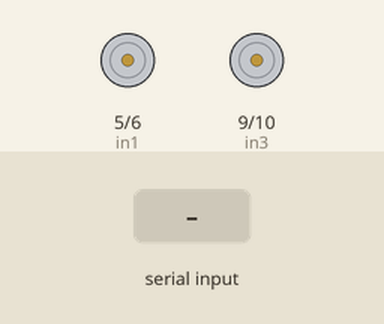
Recording of a sketch running on a simulated Arduino Uno, built with avr-gcc and run on an emulated ATmega328P. Parts: motor-driver pin pairs drawn as motors (green arrow = first pin HIGH = forward, orange = second pin HIGH = backward, longer = more drive). Inputs (shaded band) come from the test bench.

Above: at 1.2 s.
1.3 s: "F" received over Serial
At 1.7 s:
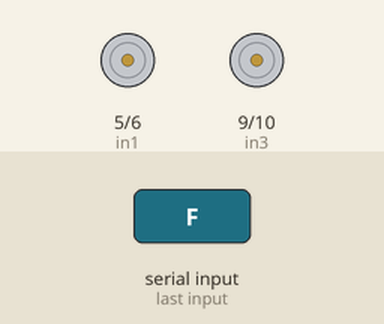
2.8 s: "B" received over Serial
At 4.0 s:
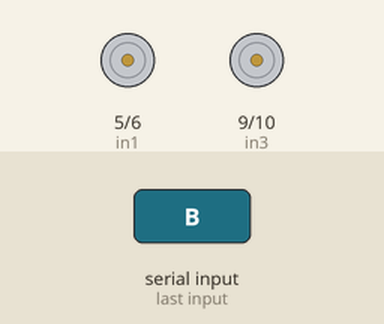
4.3 s: "L" received over Serial
At 5.2 s:
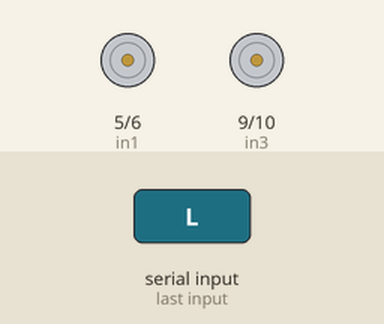
5.8 s: "R" received over Serial
At 6.4 s:
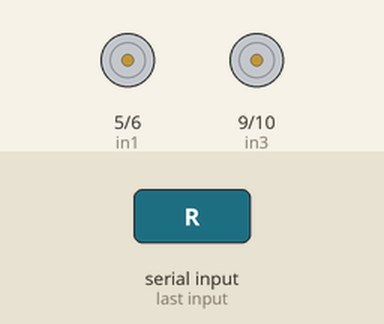
Timing chart, 0 to 8.3 s (numbered marks = the images above; inputs shaded):
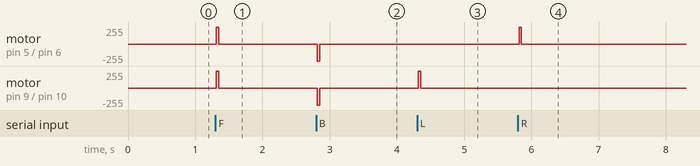

Measured:
- after the input at 1.3 s, motor on pin 5 (in1) / pin 6 (in2), motor on pin 9 (in3) / pin 10 (in4): stopped → forward 255/255 at once, → stopped 0.04 s later
- after the input at 2.8 s, motor on pin 5 (in1) / pin 6 (in2), motor on pin 9 (in3) / pin 10 (in4): stopped → backward 255/255 at once, → stopped 0.04 s later
- after the input at 4.3 s, motor on pin 9 (in3) / pin 10 (in4): stopped → forward 255/255 at once, → stopped 0.04 s later
- after the input at 5.8 s, motor on pin 5 (in1) / pin 6 (in2): stopped → forward 255/255 at once, → stopped 0.04 s later

The sketch:

webcam_move_people.ino
```cpp
int in1 = 5;
int in2 = 6;
int in3 = 9;
int in4 = 10;

void setup() {
  pinMode(in1, OUTPUT);
  pinMode(in2, OUTPUT);
  pinMode(in3, OUTPUT);
  pinMode(in4, OUTPUT);
  Serial.begin(9600);
}

void loop() {
  while (Serial.available() > 0) {
    char input = Serial.read();

    if (input == 'F') {
      forward();
      delay(20);
      stop();
    } else if (input == 'B') {
      backward();
      delay(20);
      stop();
    } else if (input == 'L') {
      left();
      delay(20);
      stop();
    }else if (input == 'R') {
      right();
      delay(20);
      stop();
    } else {
      stop();
    }
  }
}

void forward() {
  delay(15);
  digitalWrite(in1, HIGH);
  digitalWrite(in2, LOW);
  digitalWrite(in3, HIGH);
  digitalWrite(in4, LOW);
}
void backward() {
  delay(15);
  digitalWrite(in1, LOW);
  digitalWrite(in2, HIGH);
  digitalWrite(in3, LOW);
  digitalWrite(in4, HIGH);
}
void left() {
  delay(15);
  digitalWrite(in1, LOW);
  digitalWrite(in2, LOW);
  digitalWrite(in3, HIGH);
  digitalWrite(in4, LOW);
}
void right() {
  delay(15);
  digitalWrite(in1, HIGH);
  digitalWrite(in2, LOW);
  digitalWrite(in3, LOW);
  digitalWrite(in4, LOW);
}
void stop() {
  delay(15);
  digitalWrite(in1, LOW);
  digitalWrite(in2, LOW);
  digitalWrite(in3, LOW);
  digitalWrite(in4, LOW);
}
```
